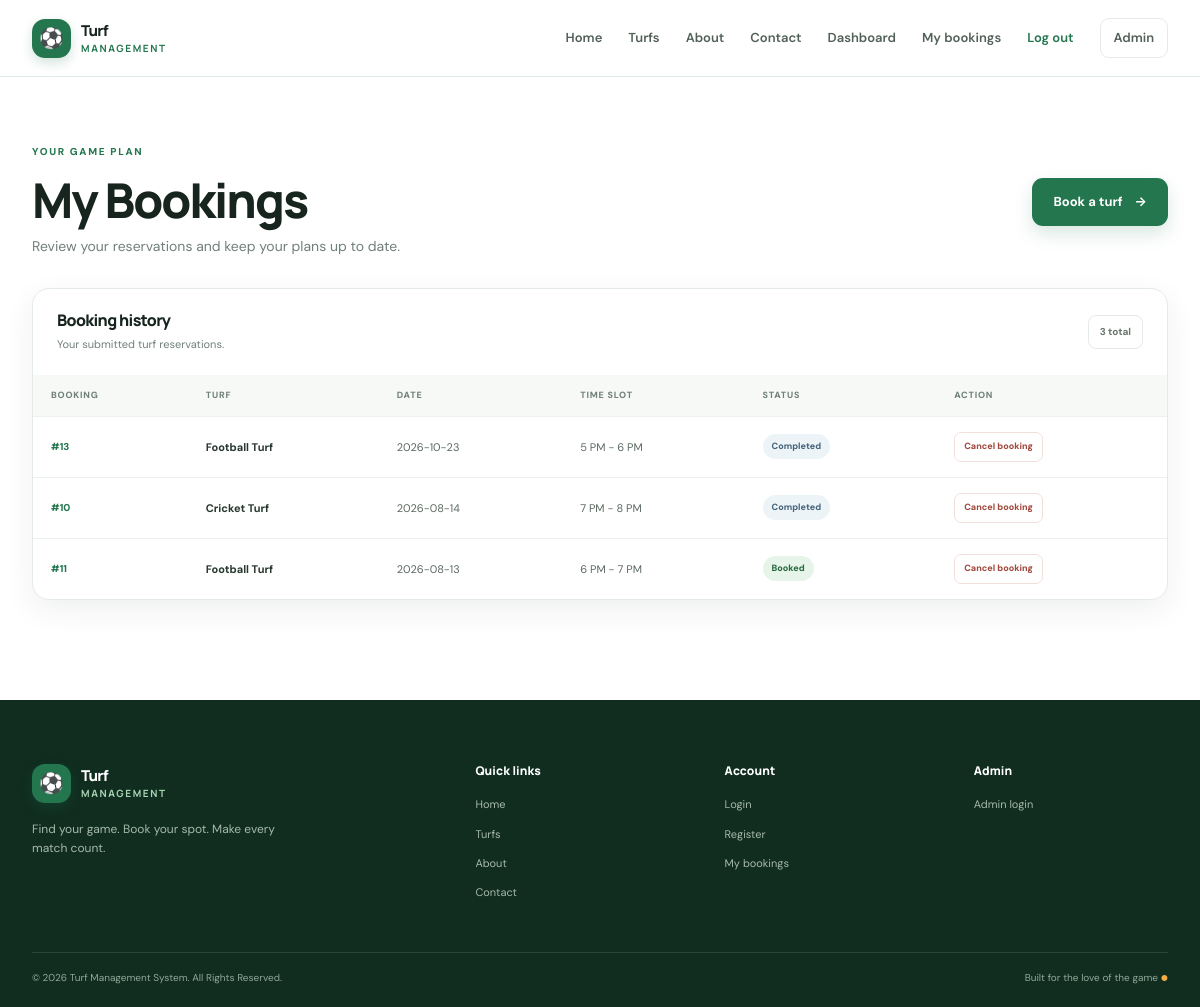
The app's page /my_bookings (signed in) with its own data.
### tables this page shows
CREATE TABLE bookings (
            id INTEGER PRIMARY KEY AUTOINCREMENT,
            user_id INTEGER,
            turf_name TEXT,
            booking_date TEXT,
            time_slot TEXT,
            status TEXT DEFAULT 'Booked',
            FOREIGN KEY(user_id) REFERENCES users(id)
        );

### app.py (the view)
@app.route('/my_bookings')
@login_required
def my_bookings():
    user_id = session['user_id']
    bookings = get_bookings_by_user(user_id)
    return render_template('my_bookings.html', bookings=bookings)

### app.py (called while the page is built)
def login_required(f):
    from functools import wraps
    @wraps(f)
    def decorated(*args, **kwargs):
        if 'user_id' not in session:
            return redirect(url_for('login'))
        return f(*args, **kwargs)
    return decorated

### models.py (called while the page is built)
def get_db():
    db_path = Config.DB_PATH
    os.makedirs(os.path.dirname(db_path), exist_ok=True)
    conn = sqlite3.connect(db_path)
    conn.row_factory = Row
    return conn

def get_bookings_by_user(user_id):
    conn = get_db()
    cur = conn.cursor()
    cur.execute('SELECT * FROM bookings WHERE user_id = ? ORDER BY booking_date DESC', (user_id,))
    rows = cur.fetchall()
    conn.close()
    return [dict(r) for r in rows]

### templates/my_bookings.html (shortened to what this page needs)
{% extends 'base.html' %}
{% block content %}
<section class="page-section records-page">
  <div class="dashboard-welcome" data-reveal><div><span class="eyebrow">YOUR GAME PLAN</span><h1>My Bookings</h1><p>Review your reservations and keep your plans up to date.</p></div><a class="button button-primary" href="{{ url_for('dashboard') }}">Book a turf <span aria-hidden="true">→</span></a></div>
  <div class="table-card" data-reveal><div class="table-card-heading"><div><h2>Booking history</h2><p>Your submitted turf reservations.</p></div><span class="result-count">{{ bookings|length }} total</span></div><div class="table-scroll"><table class="data-table"><thead><tr><th>Booking</th><th>Turf</th><th>Date</th><th>Time slot</th><th>Status</th><th>Action</th></tr></thead><tbody>
  {% for b in bookings %}<tr><td><span class="table-id">#{{ b.id }}</span></td><td><strong>{{ b.turf_name }}</strong></td><td>{{ b.booking_date }}</td><td>{{ b.time_slot }}</td><td><span class="status-pill status-{{ b.status|lower }}">{{ b.status }}</span></td><td>{% if b.status != 'Cancelled' %}<a class="table-action table-action-danger" href="{{ url_for('cancel', booking_id=b.id) }}">Cancel booking</a>{% else %}<span class="muted-copy">—</span>{% endif %}</td></tr>
  {% else %}<tr><td class="empty-cell" colspan="6"><span class="empty-icon" aria-hidden="true">▦</span><strong>No bookings yet</strong><span>Your next game can start right here.</span><a class="text-link" href="{{ url_for('dashboard') }}">Explore turfs <span aria-hidden="true">→</span></a></td></tr>{% endfor %}
  </tbody></table></div></div>
</section>
{% endblock %}

### templates/base.html (shortened to what this page needs)
<!doctype html>
<html lang="en">
<head>
  <link rel="stylesheet" href="{{ url_for('static', filename='css/style.css') }}">
</head>
<body>
  <header class="site-header">
    <nav class="site-nav" aria-label="Main navigation">
      <a class="brand" href="{{ url_for('index') }}" aria-label="Turf Management home">
        <span class="brand-mark" aria-hidden="true">⚽</span>
        <span class="brand-copy">Turf<span>Management</span></span>
      </a>
      <div class="nav-menu" id="primary-menu" data-menu>
        <a class="nav-link" href="{{ url_for('index') }}">Home</a>
        <a class="nav-link" href="{{ url_for('index') }}#turfs">Turfs</a>
        <a class="nav-link" href="{{ url_for('index') }}#about">About</a>
        <a class="nav-link" href="{{ url_for('index') }}#contact">Contact</a>
        {% if session.get('user_id') %}
          <a class="nav-link" href="{{ url_for('dashboard') }}">Dashboard</a>
          <a class="nav-link" href="{{ url_for('my_bookings') }}">My bookings</a>
          <a class="nav-link nav-utility" href="{{ url_for('logout') }}">Log out</a>
        {% else %}
          <a class="nav-link" href="{{ url_for('login') }}">Login</a>
          <a class="nav-link nav-register" href="{{ url_for('register') }}">Register</a>
        {% endif %}
        <a class="nav-link nav-admin" href="{{ url_for('admin_dashboard') if session.get('admin') else url_for('admin_login') }}">Admin</a>
      </div>
    </nav>
  </header>
  <main id="main-content">
    {% block content %}{% endblock %}
  </main>
  <footer class="site-footer" id="contact">
    <div class="footer-main">
      <div class="footer-brand-column">
        <a class="brand brand-light" href="{{ url_for('index') }}">
          <span class="brand-mark" aria-hidden="true">⚽</span>
          <span class="brand-copy">Turf<span>Management</span></span>
        </a>
        <p>Find your game. Book your spot. Make every match count.</p>
      </div>
      <div class="footer-column">
        <h2>Quick links</h2>
        <a href="{{ url_for('index') }}">Home</a>
        <a href="{{ url_for('index') }}#turfs">Turfs</a>
        <a href="{{ url_for('index') }}#about">About</a>
        <a href="{{ url_for('index') }}#contact">Contact</a>
      </div>
      <div class="footer-column">
        <h2>Account</h2>
        <a href="{{ url_for('login') }}">Login</a>
        <a href="{{ url_for('register') }}">Register</a>
        {% if session.get('user_id') %}<a href="{{ url_for('my_bookings') }}">My bookings</a>{% endif %}
      </div>
      <div class="footer-column">
        <h2>Admin</h2>
        <a href="{{ url_for('admin_login') }}">Admin login</a>
      </div>
    </div>
    <div class="footer-bottom">
      <span>© 2026 Turf Management System. All Rights Reserved.</span>
      <span>Built for the love of the game <span class="footer-heart" aria-hidden="true">●</span></span>
    </div>
  </footer>
</body>
</html>

### records on screen
bookings: id "13", turf_name "Football Turf", booking_date "2026-10-23", time_slot "5 PM - 6 PM", status "Completed"
bookings: id "10", turf_name "Cricket Turf", booking_date "2026-08-14", time_slot "7 PM - 8 PM", status "Completed"
bookings: id "11", turf_name "Football Turf", booking_date "2026-08-13", time_slot "6 PM - 7 PM", status "Booked"

### other values on screen
{{ bookings|length }} "3"
